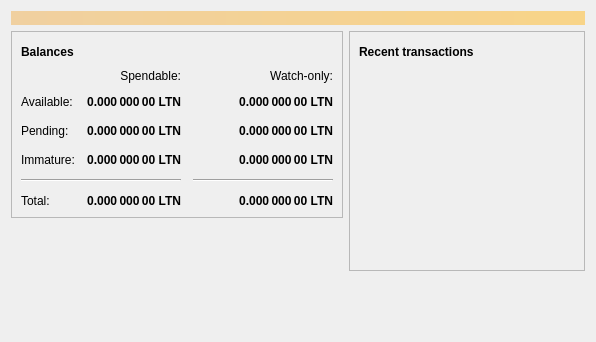
<?xml version="1.0" encoding="UTF-8"?>
<ui version="4.0">
 <class>OverviewPage</class>
 <widget class="QWidget" name="OverviewPage">
  <property name="geometry">
   <rect>
    <x>0</x>
    <y>0</y>
    <width>596</width>
    <height>342</height>
   </rect>
  </property>
  <property name="windowTitle">
   <string>Form</string>
  </property>
  <layout class="QVBoxLayout" name="topLayout">
   <item>
    <widget class="QLabel" name="labelAlerts">
     <property name="visible">
      <bool>false</bool>
     </property>
     <property name="styleSheet">
      <string notr="true">QLabel { background-color: qlineargradient(x1: 0, y1: 0, x2: 1, y2: 0, stop:0 #F0D0A0, stop:1 #F8D488); color:#000000; }</string>
     </property>
     <property name="wordWrap">
      <bool>true</bool>
     </property>
     <property name="margin">
      <number>3</number>
     </property>
     <property name="textInteractionFlags">
      <set>Qt::TextSelectableByMouse</set>
     </property>
    </widget>
   </item>
   <item>
    <layout class="QHBoxLayout" name="horizontalLayout" stretch="1,1">
     <item>
      <layout class="QVBoxLayout" name="verticalLayout_2">
       <item>
        <widget class="QFrame" name="frame">
         <property name="frameShape">
          <enum>QFrame::StyledPanel</enum>
         </property>
         <property name="frameShadow">
          <enum>QFrame::Raised</enum>
         </property>
         <layout class="QVBoxLayout" name="verticalLayout_4">
          <item>
           <layout class="QHBoxLayout" name="horizontalLayout_4">
            <item>
             <widget class="QLabel" name="label_5">
              <property name="font">
               <font>
                <weight>75</weight>
                <bold>true</bold>
               </font>
              </property>
              <property name="text">
               <string>Balances</string>
              </property>
             </widget>
            </item>
            <item>
             <widget class="QPushButton" name="labelWalletStatus">
              <property name="enabled">
               <bool>true</bool>
              </property>
              <property name="maximumSize">
               <size>
                <width>30</width>
                <height>16777215</height>
               </size>
              </property>
              <property name="toolTip">
               <string>The displayed information may be out of date. Your wallet automatically synchronizes with the Litenode network after a connection is established, but this process has not completed yet.</string>
              </property>
              <property name="text">
               <string/>
              </property>
              <property name="icon">
               <iconset resource="../bitcoin.qrc">
                <normaloff>:/icons/warning</normaloff>
                <disabledoff>:/icons/warning</disabledoff>:/icons/warning</iconset>
              </property>
              <property name="iconSize">
               <size>
                <width>24</width>
                <height>24</height>
               </size>
              </property>
              <property name="flat">
               <bool>true</bool>
              </property>
             </widget>
            </item>
            <item>
             <spacer name="horizontalSpacer_3">
              <property name="orientation">
               <enum>Qt::Horizontal</enum>
              </property>
              <property name="sizeHint" stdset="0">
               <size>
                <width>40</width>
                <height>20</height>
               </size>
              </property>
             </spacer>
            </item>
           </layout>
          </item>
          <item>
           <layout class="QGridLayout" name="gridLayout">
            <property name="spacing">
             <number>12</number>
            </property>
            <item row="2" column="2">
             <widget class="QLabel" name="labelWatchPending">
              <property name="font">
               <font>
                <weight>75</weight>
                <bold>true</bold>
               </font>
              </property>
              <property name="cursor">
               <cursorShape>IBeamCursor</cursorShape>
              </property>
              <property name="toolTip">
               <string>Unconfirmed transactions to watch-only addresses</string>
              </property>
              <property name="text">
               <string notr="true">0.000 000 00 LTN</string>
              </property>
              <property name="alignment">
               <set>Qt::AlignRight|Qt::AlignTrailing|Qt::AlignVCenter</set>
              </property>
              <property name="textInteractionFlags">
               <set>Qt::LinksAccessibleByMouse|Qt::TextSelectableByKeyboard|Qt::TextSelectableByMouse</set>
              </property>
             </widget>
            </item>
            <item row="2" column="1">
             <widget class="QLabel" name="labelUnconfirmed">
              <property name="font">
               <font>
                <weight>75</weight>
                <bold>true</bold>
               </font>
              </property>
              <property name="cursor">
               <cursorShape>IBeamCursor</cursorShape>
              </property>
              <property name="toolTip">
               <string>Total of transactions that have yet to be confirmed, and do not yet count toward the spendable balance</string>
              </property>
              <property name="text">
               <string notr="true">0.000 000 00 LTN</string>
              </property>
              <property name="alignment">
               <set>Qt::AlignRight|Qt::AlignTrailing|Qt::AlignVCenter</set>
              </property>
              <property name="textInteractionFlags">
               <set>Qt::LinksAccessibleByMouse|Qt::TextSelectableByKeyboard|Qt::TextSelectableByMouse</set>
              </property>
             </widget>
            </item>
            <item row="3" column="2">
             <widget class="QLabel" name="labelWatchImmature">
              <property name="font">
               <font>
                <weight>75</weight>
                <bold>true</bold>
               </font>
              </property>
              <property name="cursor">
               <cursorShape>IBeamCursor</cursorShape>
              </property>
              <property name="toolTip">
               <string>Mined balance in watch-only addresses that has not yet matured</string>
              </property>
              <property name="text">
               <string notr="true">0.000 000 00 LTN</string>
              </property>
              <property name="alignment">
               <set>Qt::AlignRight|Qt::AlignTrailing|Qt::AlignVCenter</set>
              </property>
              <property name="textInteractionFlags">
               <set>Qt::LinksAccessibleByMouse|Qt::TextSelectableByKeyboard|Qt::TextSelectableByMouse</set>
              </property>
             </widget>
            </item>
            <item row="4" column="0" colspan="2">
             <widget class="Line" name="line">
              <property name="orientation">
               <enum>Qt::Horizontal</enum>
              </property>
             </widget>
            </item>
            <item row="4" column="2">
             <widget class="Line" name="lineWatchBalance">
              <property name="sizePolicy">
               <sizepolicy hsizetype="Preferred" vsizetype="Fixed">
                <horstretch>0</horstretch>
                <verstretch>0</verstretch>
               </sizepolicy>
              </property>
              <property name="minimumSize">
               <size>
                <width>140</width>
                <height>0</height>
               </size>
              </property>
              <property name="orientation">
               <enum>Qt::Horizontal</enum>
              </property>
             </widget>
            </item>
            <item row="5" column="0">
             <widget class="QLabel" name="labelTotalText">
              <property name="text">
               <string>Total:</string>
              </property>
             </widget>
            </item>
            <item row="3" column="1">
             <widget class="QLabel" name="labelImmature">
              <property name="font">
               <font>
                <weight>75</weight>
                <bold>true</bold>
               </font>
              </property>
              <property name="cursor">
               <cursorShape>IBeamCursor</cursorShape>
              </property>
              <property name="toolTip">
               <string>Mined balance that has not yet matured</string>
              </property>
              <property name="text">
               <string notr="true">0.000 000 00 LTN</string>
              </property>
              <property name="alignment">
               <set>Qt::AlignRight|Qt::AlignTrailing|Qt::AlignVCenter</set>
              </property>
              <property name="textInteractionFlags">
               <set>Qt::LinksAccessibleByMouse|Qt::TextSelectableByKeyboard|Qt::TextSelectableByMouse</set>
              </property>
             </widget>
            </item>
            <item row="2" column="3">
             <spacer name="horizontalSpacer_2">
              <property name="orientation">
               <enum>Qt::Horizontal</enum>
              </property>
              <property name="sizeHint" stdset="0">
               <size>
                <width>40</width>
                <height>20</height>
               </size>
              </property>
             </spacer>
            </item>
            <item row="3" column="0">
             <widget class="QLabel" name="labelImmatureText">
              <property name="text">
               <string>Immature:</string>
              </property>
             </widget>
            </item>
            <item row="5" column="1">
             <widget class="QLabel" name="labelTotal">
              <property name="font">
               <font>
                <weight>75</weight>
                <bold>true</bold>
               </font>
              </property>
              <property name="cursor">
               <cursorShape>IBeamCursor</cursorShape>
              </property>
              <property name="toolTip">
               <string>Your current total balance</string>
              </property>
              <property name="text">
               <string notr="true">0.000 000 00 LTN</string>
              </property>
              <property name="alignment">
               <set>Qt::AlignRight|Qt::AlignTrailing|Qt::AlignVCenter</set>
              </property>
              <property name="textInteractionFlags">
               <set>Qt::LinksAccessibleByMouse|Qt::TextSelectableByKeyboard|Qt::TextSelectableByMouse</set>
              </property>
             </widget>
            </item>
            <item row="5" column="2">
             <widget class="QLabel" name="labelWatchTotal">
              <property name="font">
               <font>
                <weight>75</weight>
                <bold>true</bold>
               </font>
              </property>
              <property name="cursor">
               <cursorShape>IBeamCursor</cursorShape>
              </property>
              <property name="toolTip">
               <string>Current total balance in watch-only addresses</string>
              </property>
              <property name="text">
               <string notr="true">0.000 000 00 LTN</string>
              </property>
              <property name="alignment">
               <set>Qt::AlignRight|Qt::AlignTrailing|Qt::AlignVCenter</set>
              </property>
              <property name="textInteractionFlags">
               <set>Qt::LinksAccessibleByMouse|Qt::TextSelectableByKeyboard|Qt::TextSelectableByMouse</set>
              </property>
             </widget>
            </item>
            <item row="0" column="2">
             <widget class="QLabel" name="labelWatchonly">
              <property name="text">
               <string>Watch-only:</string>
              </property>
              <property name="alignment">
               <set>Qt::AlignRight|Qt::AlignTrailing|Qt::AlignVCenter</set>
              </property>
             </widget>
            </item>
            <item row="1" column="0">
             <widget class="QLabel" name="labelBalanceText">
              <property name="text">
               <string>Available:</string>
              </property>
             </widget>
            </item>
            <item row="1" column="1">
             <widget class="QLabel" name="labelBalance">
              <property name="font">
               <font>
                <weight>75</weight>
                <bold>true</bold>
               </font>
              </property>
              <property name="cursor">
               <cursorShape>IBeamCursor</cursorShape>
              </property>
              <property name="toolTip">
               <string>Your current spendable balance</string>
              </property>
              <property name="text">
               <string notr="true">0.000 000 00 LTN</string>
              </property>
              <property name="alignment">
               <set>Qt::AlignRight|Qt::AlignTrailing|Qt::AlignVCenter</set>
              </property>
              <property name="textInteractionFlags">
               <set>Qt::LinksAccessibleByMouse|Qt::TextSelectableByKeyboard|Qt::TextSelectableByMouse</set>
              </property>
             </widget>
            </item>
            <item row="1" column="2">
             <widget class="QLabel" name="labelWatchAvailable">
              <property name="font">
               <font>
                <weight>75</weight>
                <bold>true</bold>
               </font>
              </property>
              <property name="cursor">
               <cursorShape>IBeamCursor</cursorShape>
              </property>
              <property name="toolTip">
               <string>Your current balance in watch-only addresses</string>
              </property>
              <property name="text">
               <string notr="true">0.000 000 00 LTN</string>
              </property>
              <property name="alignment">
               <set>Qt::AlignRight|Qt::AlignTrailing|Qt::AlignVCenter</set>
              </property>
              <property name="textInteractionFlags">
               <set>Qt::LinksAccessibleByMouse|Qt::TextSelectableByKeyboard|Qt::TextSelectableByMouse</set>
              </property>
             </widget>
            </item>
            <item row="2" column="0">
             <widget class="QLabel" name="labelPendingText">
              <property name="text">
               <string>Pending:</string>
              </property>
             </widget>
            </item>
            <item row="0" column="1">
             <widget class="QLabel" name="labelSpendable">
              <property name="text">
               <string>Spendable:</string>
              </property>
              <property name="alignment">
               <set>Qt::AlignRight|Qt::AlignTrailing|Qt::AlignVCenter</set>
              </property>
             </widget>
            </item>
           </layout>
          </item>
         </layout>
        </widget>
       </item>
       <item>
        <spacer name="verticalSpacer">
         <property name="orientation">
          <enum>Qt::Vertical</enum>
         </property>
         <property name="sizeHint" stdset="0">
          <size>
           <width>20</width>
           <height>40</height>
          </size>
         </property>
        </spacer>
       </item>
      </layout>
     </item>
     <item>
      <layout class="QVBoxLayout" name="verticalLayout_3">
       <item>
        <widget class="QFrame" name="frame_2">
         <property name="frameShape">
          <enum>QFrame::StyledPanel</enum>
         </property>
         <property name="frameShadow">
          <enum>QFrame::Raised</enum>
         </property>
         <layout class="QVBoxLayout" name="verticalLayout">
          <item>
           <layout class="QHBoxLayout" name="horizontalLayout_2">
            <item>
             <widget class="QLabel" name="label_4">
              <property name="font">
               <font>
                <weight>75</weight>
                <bold>true</bold>
               </font>
              </property>
              <property name="text">
               <string>Recent transactions</string>
              </property>
             </widget>
            </item>
            <item>
             <widget class="QPushButton" name="labelTransactionsStatus">
              <property name="enabled">
               <bool>true</bool>
              </property>
              <property name="maximumSize">
               <size>
                <width>30</width>
                <height>16777215</height>
               </size>
              </property>
              <property name="toolTip">
               <string>The displayed information may be out of date. Your wallet automatically synchronizes with the Litenode network after a connection is established, but this process has not completed yet.</string>
              </property>
              <property name="text">
               <string/>
              </property>
              <property name="icon">
               <iconset resource="../bitcoin.qrc">
                <normaloff>:/icons/warning</normaloff>
                <disabledoff>:/icons/warning</disabledoff>:/icons/warning</iconset>
              </property>
              <property name="iconSize">
               <size>
                <width>24</width>
                <height>24</height>
               </size>
              </property>
              <property name="flat">
               <bool>true</bool>
              </property>
             </widget>
            </item>
            <item>
             <spacer name="horizontalSpacer">
              <property name="orientation">
               <enum>Qt::Horizontal</enum>
              </property>
              <property name="sizeHint" stdset="0">
               <size>
                <width>40</width>
                <height>20</height>
               </size>
              </property>
             </spacer>
            </item>
           </layout>
          </item>
          <item>
           <widget class="QListView" name="listTransactions">
            <property name="styleSheet">
             <string notr="true">QListView { background: transparent; }</string>
            </property>
            <property name="frameShape">
             <enum>QFrame::NoFrame</enum>
            </property>
            <property name="verticalScrollBarPolicy">
             <enum>Qt::ScrollBarAlwaysOff</enum>
            </property>
            <property name="horizontalScrollBarPolicy">
             <enum>Qt::ScrollBarAlwaysOff</enum>
            </property>
            <property name="selectionMode">
             <enum>QAbstractItemView::NoSelection</enum>
            </property>
           </widget>
          </item>
         </layout>
        </widget>
       </item>
       <item>
        <spacer name="verticalSpacer_2">
         <property name="orientation">
          <enum>Qt::Vertical</enum>
         </property>
         <property name="sizeHint" stdset="0">
          <size>
           <width>20</width>
           <height>40</height>
          </size>
         </property>
        </spacer>
       </item>
      </layout>
     </item>
    </layout>
   </item>
  </layout>
 </widget>
 <resources/>
 <connections/>
</ui>
